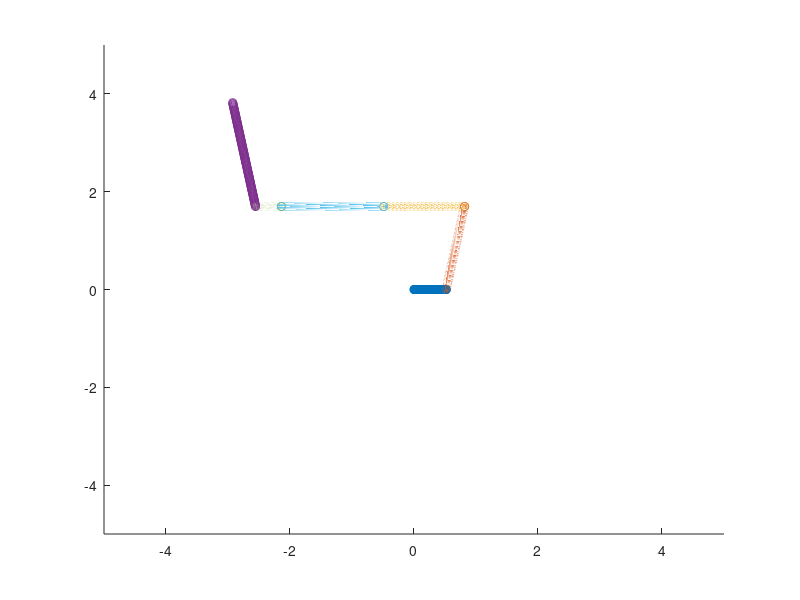

Here is the MATLAB script that generated this plot:
ar = [0; 0; 3]
al = [0; 0; 3]

kr = [0; 0; 2.4]
kl = [0; 0; 2.4]

hr = [-1.5; 0; 1]
hl = [1.5; 0; 1]

ar_theta = 10
al_theta = 0
kr_theta = 45
kl_theta = 45
hr_theta = -45
hl_theta = 0

% Stable stand on right foot
% ar_theta = 35
% al_theta = -35
% kr_theta = -50
% kl_theta = 0
% hr_theta = 50
% hl_theta = 0

% Convert to rads
ar_theta = ar_theta * pi / 180;
al_theta = al_theta * pi / 180;
kr_theta = kr_theta * pi / 180;
kl_theta = kl_theta * pi / 180;
hr_theta = hr_theta * pi / 180;
hl_theta = hl_theta * pi / 180;

ar_rot_up = [cos(ar_theta), 0, sin(ar_theta);
          0, 1, 0;
          -sin(ar_theta), 0, cos(ar_theta)];
ar_rot_down = [cos(-ar_theta), 0, sin(-ar_theta);
          0, 1, 0;
          -sin(-ar_theta), 0, cos(-ar_theta)];
      
al_rot_up = [cos(-al_theta), 0, sin(-al_theta);
          0, 1, 0;
          -sin(-al_theta), 0, cos(-al_theta)];
al_rot_down = [cos(al_theta), 0, sin(al_theta);
          0, 1, 0;
          -sin(al_theta), 0, cos(al_theta)];  
      
kr_rot_up = [1, 0, 0;
          0, cos(-kr_theta), -sin(-kr_theta);
          0, sin(-kr_theta), cos(-kr_theta)];
kr_rot_down = [1, 0, 0;
          0, cos(kr_theta), -sin(kr_theta);
          0, sin(kr_theta), cos(kr_theta)];
kl_rot_up = [1, 0, 0;
          0, cos(-kl_theta), -sin(-kl_theta);
          0, sin(-kl_theta), cos(-kl_theta)];
kl_rot_down = [1, 0, 0;
          0, cos(kl_theta), -sin(kl_theta);
          0, sin(kl_theta), cos(kl_theta)];  
      
hr_rot_up = [1, 0, 0;
          0, cos(-hr_theta), -sin(-hr_theta);
          0, sin(-hr_theta), cos(-hr_theta)];
hr_rot_down = [1, 0, 0;
          0, cos(hr_theta), -sin(hr_theta);
          0, sin(hr_theta), cos(hr_theta)];
hl_rot_up = [1, 0, 0;
          0, cos(-hl_theta), -sin(-hl_theta);
          0, sin(-hl_theta), cos(-hl_theta)];
hl_rot_down = [1, 0, 0;
          0, cos(hl_theta), -sin(hl_theta);
          0, sin(hl_theta), cos(hl_theta)];
      
% Passing through root needs to be flipped
% I don't really understand why it gets flipped
% exactly like this yet?
root_rot = [-1, 0, 0;
          0, -1, 0;
          0, 0, -1];
      
fprintf('In right ankle frame:')
r_ar_pos = [0;0;0]
fprintf('Right knee:')
r_kr_pos = ar_rot_up*ar
fprintf('Right Hip:')
r_hr_pos = ar_rot_up*(ar + kr_rot_up*kr)
fprintf('Root:')
r_root_pos = ar_rot_up*(ar + kr_rot_up*(kr + hr_rot_up*hr))
fprintf('Left hip:')
r_hl_pos = ar_rot_up*(ar + kr_rot_up*(kr + hr_rot_up*(hr+root_rot*hl)))
fprintf('Left knee:')
r_kl_pos = ar_rot_up*(ar + kr_rot_up*(kr + hr_rot_up*(hr+root_rot*(hl+hl_rot_down*kl))))
fprintf('Left ankle:')
r_al_pos = ar_rot_up*(ar + kr_rot_up*(kr + hr_rot_up*(hr+root_rot*(hl+hl_rot_down*(kl+kl_rot_down*al)))))

% Visualize
close all;
figure;
hold off; hold on;
r_ra2k = [];
r_rk2h = [];
r_rh2r = [];
r_la2k = [];
r_lk2h = [];
r_lh2r = [];

for t=0:0.01:1
    r_ra2k = [r_ra2k; t*r_kr_pos.' + (1-t)*r_ar_pos.'];
    r_rk2h = [r_rk2h; t*r_kr_pos.' + (1-t)*r_hr_pos.'];
    r_rh2r = [r_rh2r; t*r_hr_pos.' + (1-t)*r_root_pos.'];
    r_la2k = [r_la2k; t*r_kl_pos.' + (1-t)*r_al_pos.'];
    r_lk2h = [r_lk2h; t*r_kl_pos.' + (1-t)*r_hl_pos.'];
    r_lh2r = [r_lh2r; t*r_hl_pos.' + (1-t)*r_root_pos.'];
end
scatter3(r_ra2k(:, 1), r_ra2k(:, 2), r_ra2k(:, 3))
scatter3(r_rk2h(:, 1), r_rk2h(:, 2), r_rk2h(:, 3))
scatter3(r_rh2r(:, 1), r_rh2r(:, 2), r_rh2r(:, 3))
scatter3(r_la2k(:, 1), r_la2k(:, 2), r_la2k(:, 3))
scatter3(r_lk2h(:, 1), r_lk2h(:, 2), r_lk2h(:, 3))
scatter3(r_lh2r(:, 1), r_lh2r(:, 2), r_lh2r(:, 3))

axis([-5 5 -5 5 -1 9])